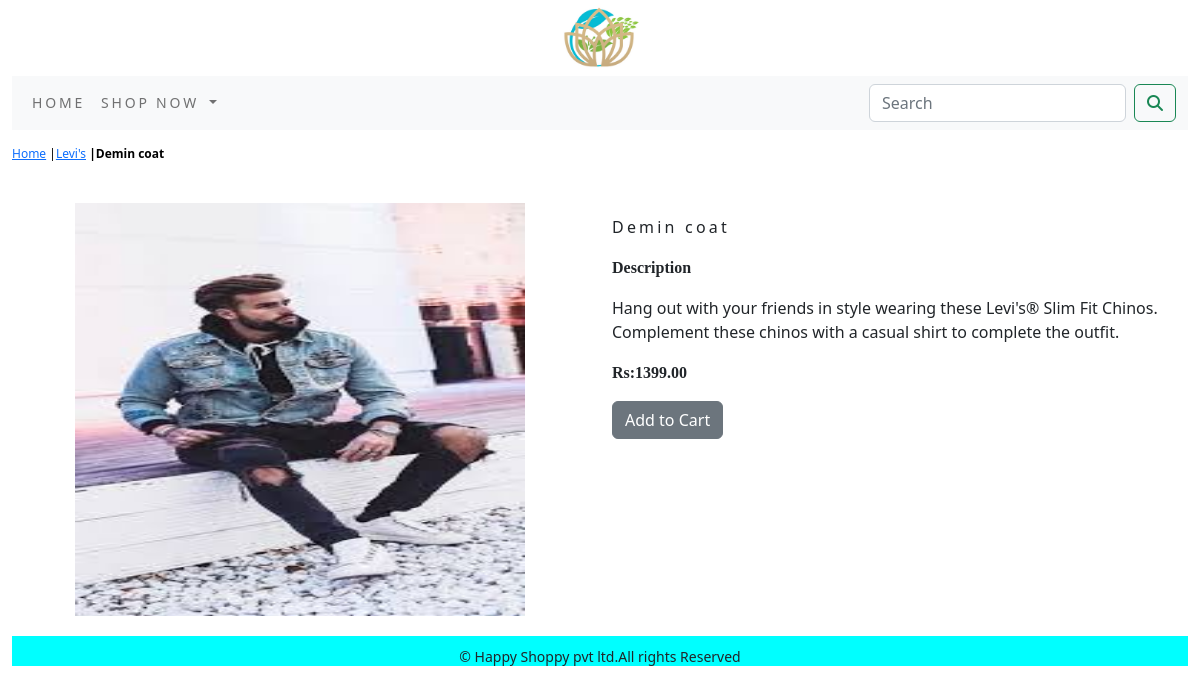
The app's page /levis/demin-coat/ with its own data.
### shopapp/models.py (models this page shows, shortened)
class product(models.Model):
    name=models.CharField(max_length=250,unique=True)
    slug=models.SlugField(max_length=250,unique=True)
    desc=models.TextField(blank=True)
    price=models.DecimalField(max_digits=10,decimal_places=2)
    category=models.ForeignKey(Category,on_delete=models.CASCADE)
    image=models.ImageField(upload_to='product',blank=True)
    stock=models.IntegerField()
    available=models.BooleanField(default=True)
    created=models.DateTimeField(auto_now_add=True)
    updated=models.DateTimeField(auto_now=True)
    class Meta:
        ordering=('name',)
        verbose_name='product'
        verbose_name_plural='products'

class Category(models.Model):
    name=models.CharField(max_length=250,unique=True)
    slug=models.SlugField(max_length=250,unique=True)
    desc=models.TextField(blank=True)
    image=models.ImageField(upload_to='category',blank=True)
    class Meta:
        ordering=('name',)
        verbose_name='category'
        verbose_name_plural='categories'
    def get_url(self):
        return reverse('shopapp:products_by_category',args=[self.slug])
    def __str__(self):
        return '{}'.format(self.name)

### shopapp/views.py (the view)
# urls.py: path('<slug:c_slug>/<slug:product_slug>/', views.proDetail, name='prodCatdetail'),
def proDetail(request,c_slug,product_slug):
    try:
        products=product.objects.get(category__slug=c_slug,slug=product_slug)
    except Exception as e:
        raise e
    return render(request,'product.html',{'products':products})

### cart/context_processors.py (called while the page is built)
def counter(request):
    item_count=0
    if 'admin' in request.path:
        return {}
    else:
        try:
            cart=Cart.objects.filter(cart_id=_cart_id(request))
            cart_items=CartItem.objects.all().filter(cart=cart[:1])
            for cart_item in cart_items:
                item_count += cart_item.quantity
        except Cart.DoesNotExist:
            item_count=0
    return dict(item_count=item_count)

### cart/views.py (called while the page is built)
def _cart_id(request):
    cart=request.session.session_key
    if not cart:
        cart=request.session.create()
    return cart

### shopapp/context_processors.py (called while the page is built)
def menu_link(request):
    links=Category.objects.all()
    return dict(links=links)

### template/product.html (shortened to what this page needs)
{% extends 'base.html' %}
{% load static %}
{% block content %}
<div>
<div class="row my_prod_row_class">
    <div class="mx_auto">
        <p><a href="{% url 'shopapp:allProdCat' %}">Home</a> |<a href="{{products.category.get_url}}">{{products.category}}</a>
            <b>|{{products.name}}</b> </p>
    </div>
<div class="container">
<br>
<div class="row">
    <div class="col-12 col-sm-12 col-md-12 col-lg-6 text-center">
        <div style="min-width:18rem">
            <img src="{{products.image.url}}" alt="{{products.name}}" width="450px" height="413px">
        </div>
    </div>
        <div class="col-12 col-sm-12 col-md-12 col-lg-6">
<div>
            <h1 class="my_pro_title">{{products.name}}</h1>
            <p><b class="my_title1" style="font-family:Trebuchet MS">Description</b></p>
            <p class="text-justify my_desc">{{products.desc}}</p>
            <p><b style="font-family:Trebuchet MS">Rs:{{products.price}}</b></p>
            {% if products.stock <= 0 %}
            <p class="text-justify my_pro_text"><b>Out of stock</b></p>
            {% else %}
            <a class="btn btn-secondary" href="{% url 'cart:add_cart' products.id %}">Add to Cart</a>
                {% endif %}
        </div>
        </div>
</div>
</div>
</div>
{% endblock %}

### static/css/custom.css (style rules this page uses)
body { font-family:'Roboto',sans-serif; }
.my_prod_row_class { padding-top:15px; padding-bottom:20px; }
.my_prod_row_class .mx_auto { color:black; font-size:12px; text-decoration:none; }
.my_pro_title { font-size:16px; text_transform:uppercase; letter-spacing: .2em; padding-top:15px; padding-bottom:10px; }
.my_desc { padding-right:20px; }

### records on screen
product: category "Levi's", name "Demin coat", image (picture), desc "Hang out with your friends in style wearing these Levi's® Slim Fit Chinos. Complement these chinos with a casual shirt to complete the outfit.", price "1399.00"
